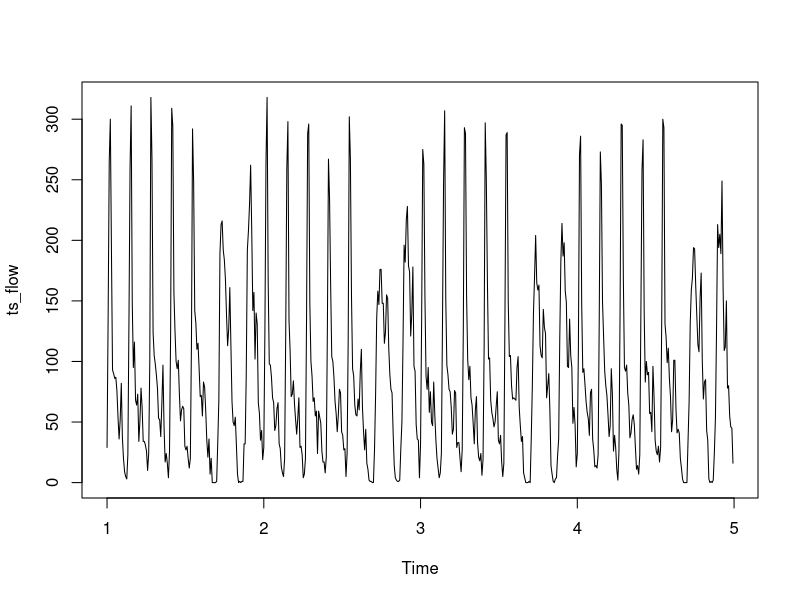
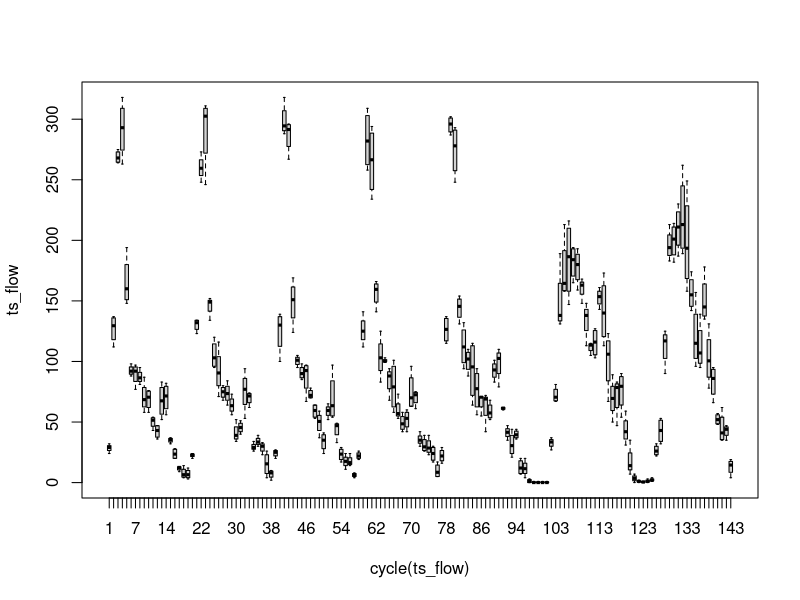
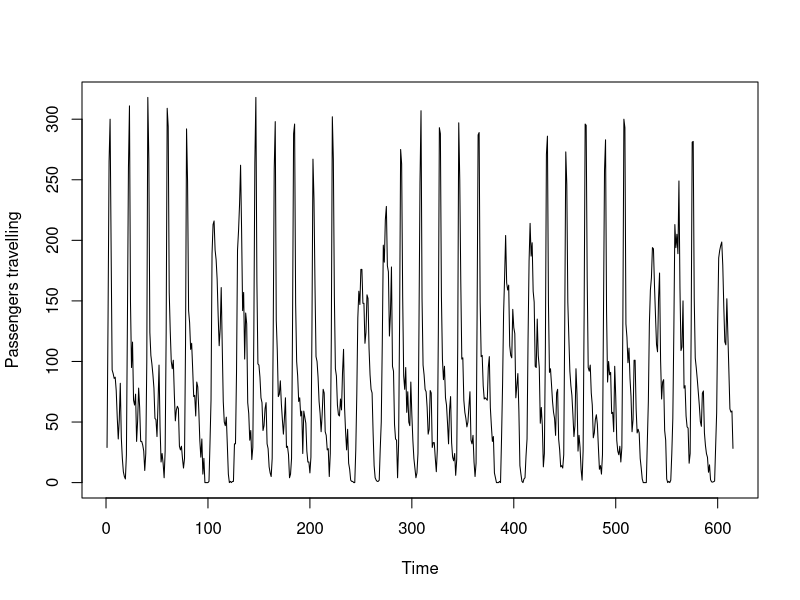
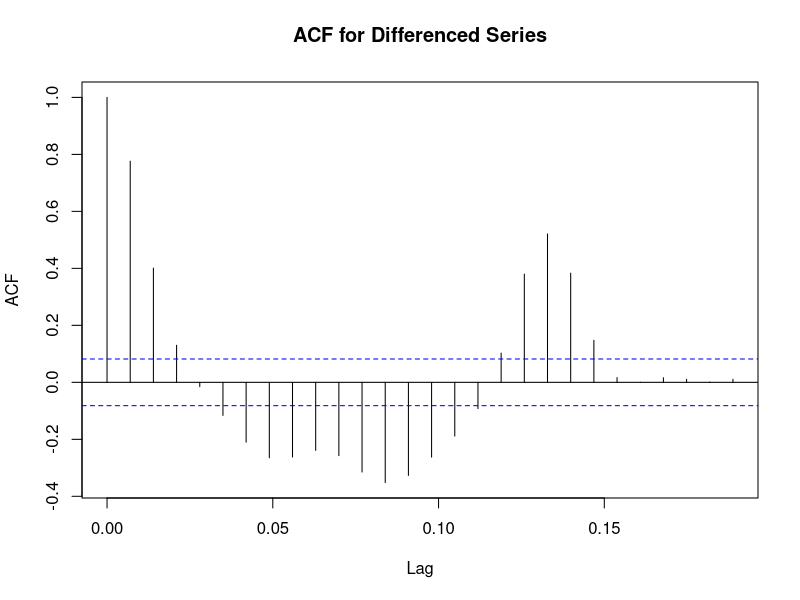
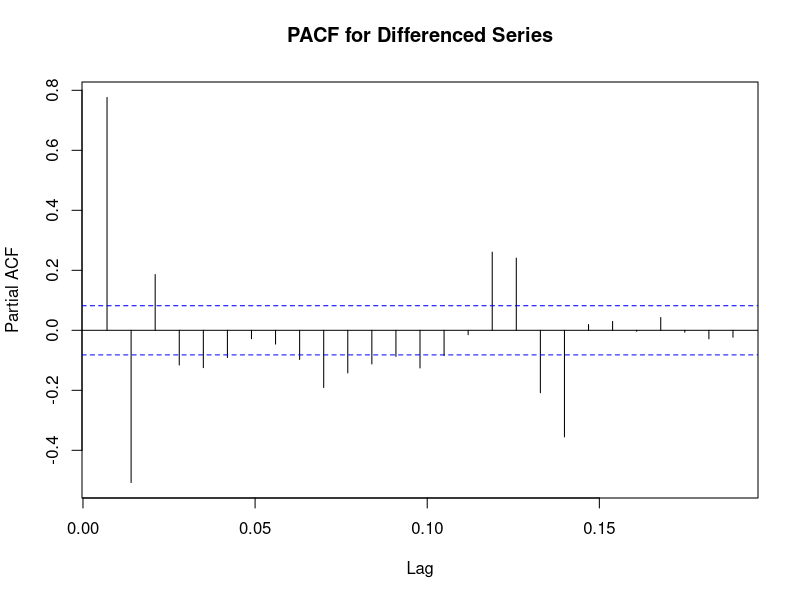
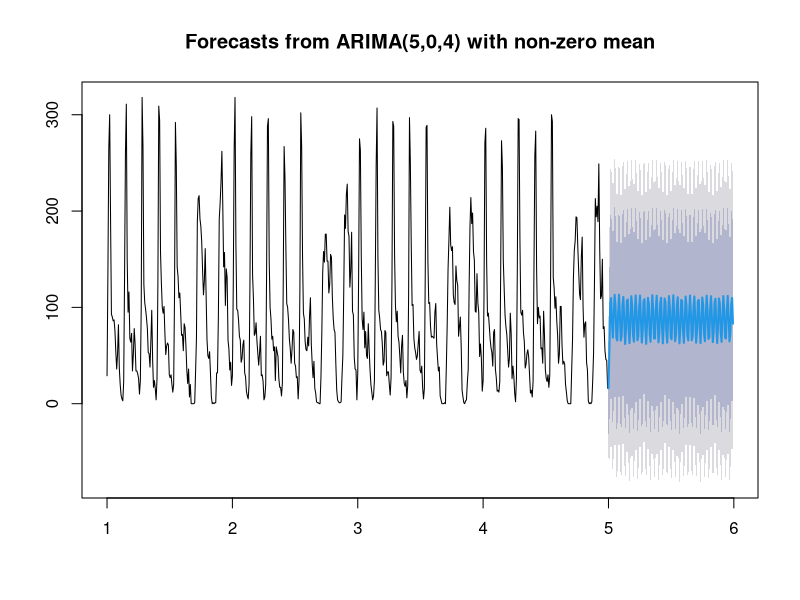
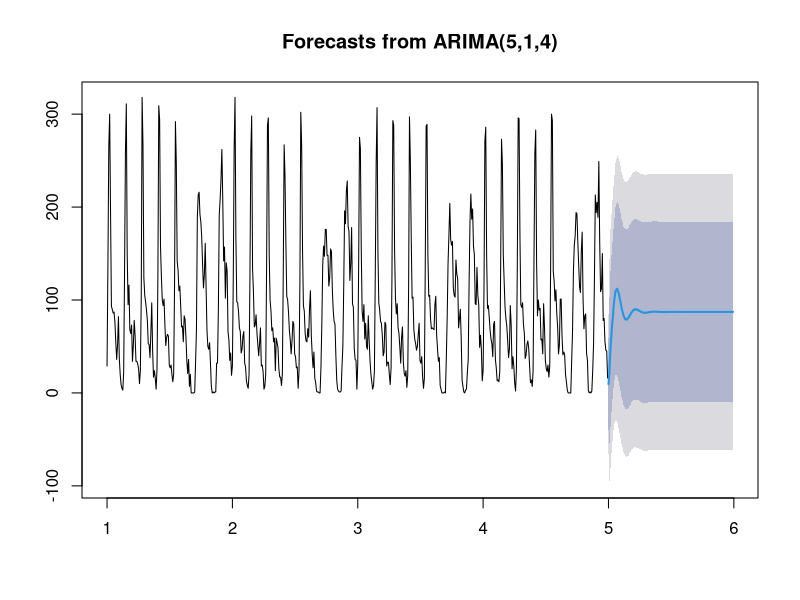
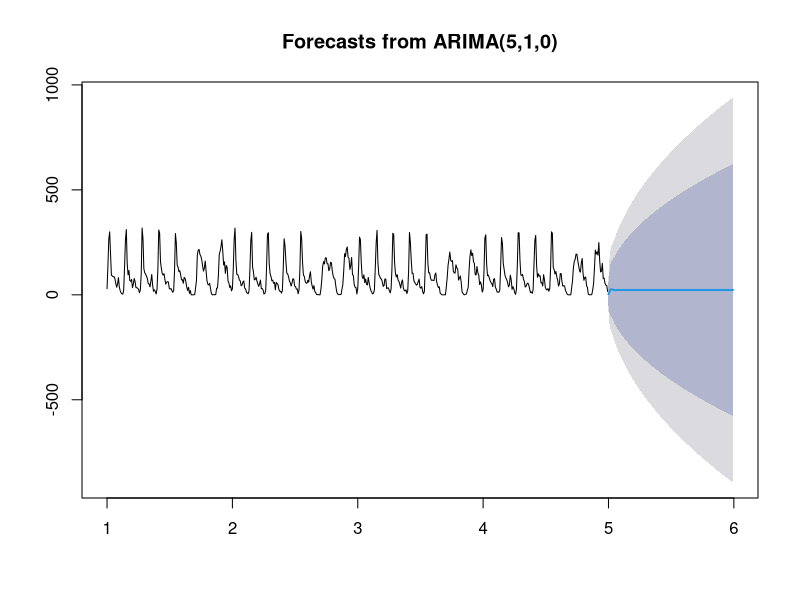

Recreate these plots in R, in order. (Note: a time limit stopped this script after it produced the figures.)
setwd("C:/Ankit/Y2S1/DATA7202 Statistical Methods for Data Science/Assignment/Assignment_2")

# flowdata1 = read.csv(file = 'Data/Flow_data/flow_20130225-20130303.csv',header =
#                        TRUE,skip = 1)
# flowdata2 = read.csv(file = 'Data/Flow_data/flow_20130304-20130310.csv',header =
#                        TRUE,skip = 1)
# flowdata3 = read.csv(file = 'Data/Flow_data/flow_20130311-20130317.csv',header =
#                        TRUE,skip = 1)
# flowdata4 = read.csv(file = 'Data/Flow_data/flow_20130318-20130324.csv',header =
#                        TRUE,skip = 1)


#install.packages("tseries")
library(tseries)


#Combine datasets
#flow_combined = rbind(flowdata1,flowdata2,flowdata3,flowdata4)

#Filter for traffic from region 5 to region 1
# flow_filtered = flow_combined[which(flow_combined$region_from== 5),]
# flow_filtered = flow_filtered[which(flow_filtered$region_to == 1),]

flow_filtered = read.csv(file = 'Data/Flow_data/flow_processed.csv',header = TRUE)

flow_filtered$day = weekdays(as.Date(flow_filtered$date))

flow_filtered$date = as.Date(flow_filtered$date)


ts_flow = ts(flow_filtered$v0_num_traj,frequency = 143)
summary(ts_flow)

png(filename=paste("./Plot2/1.1_Time Series Plot",".png"), width = 1280, height = 480)
plot(ts_flow)
dev.off()

#cycle(): gives the positions in the cycle of each observation (stats)
cycle(ts_flow)
png(filename=paste("./Plot2/1.2_All_day_Plot_cycle",".png"), width = 1280, height = 480)
boxplot(ts_flow~cycle(ts_flow))
dev.off()

#deltat(): returns the time interval between observations (stats)
deltat(ts_flow)


# Averages model 

flow_hourlymean = c( 23.95,
                     126.8,
                     281.1,
                     281.65,
                     152.15,
                     102.85,
                     94.7,
                     85.2,
                     74.55,
                     63.7,
                     50.5,
                     46.45,
                     73.8,
                     75.65,
                     41.05,
                     30.65,
                     23.9,
                     20.85,
                     8.55,
                     14.625,
                     2.375,
                     0.625,
                     0.375,
                     0.75,
                     1.25,
                     29.625,
                     57.5,
                     130.625,
                     185.5,
                     191.75,
                     195.75,
                     198.625,
                     179.5,
                     145.375,
                     116.25,
                     113.75,
                     151.75,
                     122,
                     91.875,
                     60.875,
                     58.25,
                     59.125,
                     28.25)
                     

png(filename=paste("./Plot2/1.3 Averages Model",".png"), width = 1280, height = 480)
ts.plot(c(flow_filtered$v0_num_traj,flow_hourlymean), ylab="Passengers travelling")
dev.off()

# Test for stationarity
# Tests the null hypothesis that a unit root is present in a time series sample. 
# The alternative hypothesis is different depending on which version of the test is used, but is usually stationarity or trend-stationarity

#install.packages("urca")
library("urca")

#Check if stationary
adf.test(diff(ts_flow), alternative="stationary", k=0)

#Dickey-Fuller = -16.65, Lag order = 0, p-value = 0.01
#alternative hypothesis: stationary

#Autocorrelation check 
png(filename=paste("./Plot2/1.4_ACF",".png"), width = 640, height = 480)
acf(ts_flow, main='ACF for Differenced Series')
dev.off()

#Partial correlation check 
png(filename=paste("./Plot2/1.5_PACF",".png"), width = 640, height = 480)
pacf(ts_flow, main='PACF for Differenced Series')
dev.off()


#model 2
#install.packages("forecast")
library(forecast)

#model 2.1, ARMA model with order (p=5, d = 0, q=4)
ARMA_fit_2.1 = arima(ts_flow,order = c(5,0,4))
forecast(ARMA_fit_2.1, 143)
png(filename=paste("./Plot2/2.1_ARMA",".png"), width = 640, height = 480)
plot(forecast(ARMA_fit_2.1, 143))
dev.off()

#model 2.2, ARMA model with order (p=5, d = 1, q=4)
ARMA_fit_2.2 = arima(ts_flow,order = c(5,1,4))
forecast(ARMA_fit_2.2, 143)
png(filename=paste("./Plot2/2.2_ARMA",".png"), width = 640, height = 480)
plot(forecast(ARMA_fit_2.2, 143))
dev.off()

#model 2.3, ARMA model with order (p=5, d = 1, q=0)
ARMA_fit_2.3 = arima(ts_flow,order = c(5,1,0))
forecast(ARMA_fit_2.3, 143)
png(filename=paste("./Plot2/2.3_ARMA",".png"), width = 640, height = 480)
plot(forecast(ARMA_fit_2.3, 143))
dev.off()

#model 2.4, ARMA model with order (p=0, d = 1, q=4)
ARMA_fit_2.4 = arima(ts_flow,order = c(0,1,4))
forecast(ARMA_fit_2.4, 143)
png(filename=paste("./Plot2/2.4_ARMA",".png"), width = 640, height = 480)
plot(forecast(ARMA_fit_2.4, 143))
dev.off()

#model 2.5, Seasonality 
ts_flow.decomp= decompose(ts_flow)
png(filename=paste("./Plot2/2.5 ARMA_seasonal",".png"), width = 640, height = 480)
plot(ts_flow.decomp$seasonal,  main='Seasonal Component of Model')
dev.off()


#model 2.6, ARMA model with order (p=5, d=0, q=4) and seasonal (p=0, d=1, q=0)

ARMA_fit_2.6 = arima(ts_flow,order = c(5,0,4), seasonal = list(order = c(0, 1, 0),period = 143))
forecast(ARMA_fit_2.6, 143)
png(filename=paste("./Plot2/2.6_ARMA",".png"), width = 640, height = 480)
plot(forecast(ARMA_fit_2.6, 143))
dev.off()
 
#model 2.7, ARMA model with order (p=0, d=1, q=4) and seasonal (p=0, d=1, q=1) 

ARMA_fit_2.7 = arima(ts_flow,order = c(5,0,4), seasonal = list(order = c(0, 1, 1),period = 143))
forecast(ARMA_fit_2.7, 143)
png(filename=paste("./Plot2/2.7_ARMA",".png"), width = 640, height = 480)
plot(forecast(ARMA_fit_2.7, 143))
dev.off()

autoArimaFit <- auto.arima(ts_flow, seasonal=TRUE)
#forecast(autoArimaFit,143)
# png(filename=paste("./Plot2/2.8 ARIMA",".png"), width = 640, height = 480)
# plot(forecast(autoArimaFit, 143))
# dev.off()

#Prediction one hour ahead

flow_one_hour_ahead_prediction_data = read.csv(file = 'Data/Flow_data/flow_one_hour_ahead_prediction.csv',header = TRUE)

#flow_one_hour_ahead_prediction_data$day = weekdays(as.Date(flow_one_hour_ahead_prediction_data$date))

#flow_one_hour_ahead_prediction_data$date = as.Date(flow_one_hour_ahead_prediction_data$date)

ts_flow_one_hour_ahead = ts(flow_one_hour_ahead_prediction_data$v0_num_traj,frequency = 143)

ARMA_fit_one_hour_ahead = arima(ts_flow_one_hour_ahead,order = c(5,0,4), seasonal = list(order = c(0, 1, 0),period = 143))
forecast(ARMA_fit_one_hour_ahead, 143)


#Prediction two hour ahead

flow_two_hour_ahead_prediction_data = read.csv(file = 'Data/Flow_data/flow_two_hour_ahead_prediction.csv',header = TRUE)

#flow_two_hour_ahead_prediction_data$day = weekdays(as.Date(flow_two_hour_ahead_prediction_data$date))

#flow_two_hour_ahead_prediction_data$date = as.Date(flow_two_hour_ahead_prediction_data$date)

ts_flow_two_hour_ahead = ts(flow_two_hour_ahead_prediction_data$v0_num_traj,frequency = 143)

ARMA_fit_two_hour_ahead = arima(ts_flow_two_hour_ahead,order = c(5,0,4), seasonal = list(order = c(0, 1, 0),period = 143))

forecast(ARMA_fit_two_hour_ahead, 143)


#Prediction three hour ahead

flow_three_hour_ahead_prediction_data = read.csv(file = 'Data/Flow_data/flow_three_hour_ahead_prediction.csv',header = TRUE)

#flow_three_hour_ahead_prediction_data$day = weekdays(as.Date(flow_three_hour_ahead_prediction_data$date))

#flow_three_hour_ahead_prediction_data$date = as.Date(flow_three_hour_ahead_prediction_data$date)

ts_flow_three_hour_ahead = ts(flow_three_hour_ahead_prediction_data$v0_num_traj,frequency = 143)

ARMA_fit_three_hour_ahead = arima(ts_flow_three_hour_ahead,order = c(5,0,4), seasonal = list(order = c(0, 1, 0),period = 143))

forecast(ARMA_fit_three_hour_ahead, 143)
